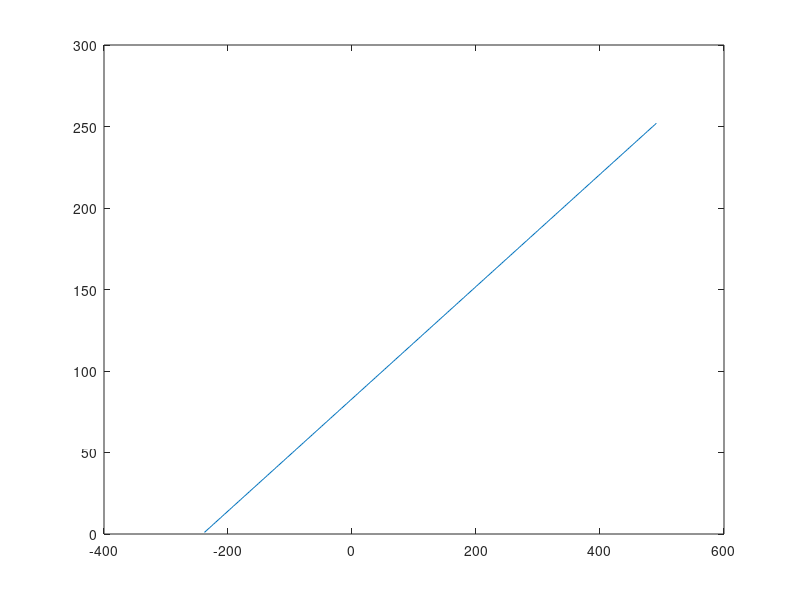

This chart was generated by the following MATLAB code: (Note: this script raises an error after producing the figure.)
clear,clc
figure(1);
%t=fetch(yahoo,'^GSPC','Close','1/1/2016','12/31/2016','d');
t=linspace(1,252,252);
point=length(t);
%y=flipud(t(:,2));
for i=1:point
    %y(i,1)=t(i,2);
    y(i,1)=t(1,i);
end
yMean=mean(y);
yStd=std(y);

x=linspace(yMean-5*yStd,yMean+5*yStd,point);
plot(x,y);

pd=fitdist(y,'kernel');

figure(2)
sample=pdf(pd,x);
plot(x,sample);
%range
for i=1:point
    p(i)=-sample(i)*log2(sample(i));
end
P=sum(p)


